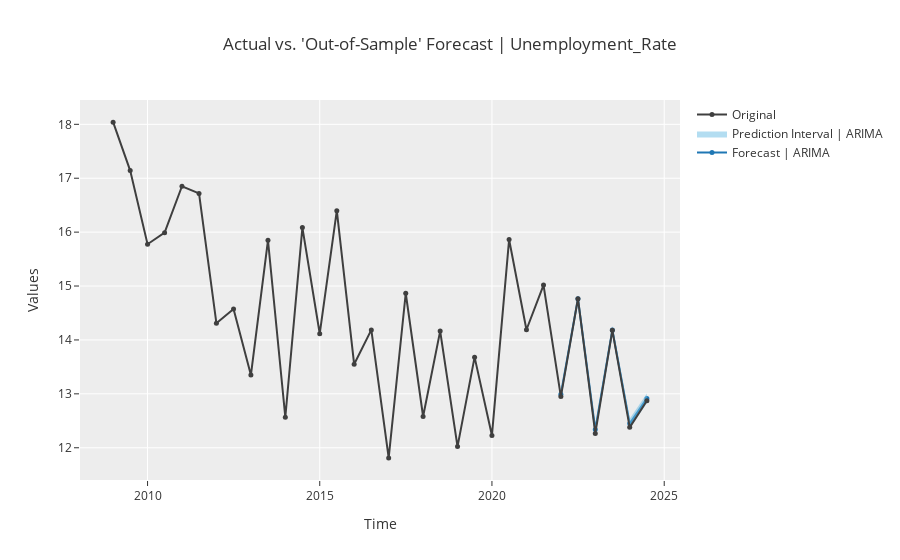

Write notebook code for a chart like this one.
### Markdown cell above
arima

### Code cell
arima = exp.create_model('arima')
y_predict_arima = exp.predict_model(arima)
exp.plot_model(estimator=arima)

### Figure 1 — Plotly figure (JSON) as saved in the notebook; plotly's stock layout.template omitted (floating-point values rounded to 4 significant figures)
{"data": [{"line": {"color": "#1f77b4"}, "marker": {"size": 5}, "mode": "lines+markers", "name": "Forecast | ARIMA", "showlegend": true, "type": "scatter", "x": ["2022-01-01T00:00:00", "2022-07-01T00:00:00", "2023-01-01T00:00:00", "2023-07-01T00:00:00", "2024-01-01T00:00:00", "2024-07-01T00:00:00"], "y": [12.99, 14.77, 12.34, 14.19, 12.45, 12.92]}, {"line": {"width": 0}, "marker": {"color": "#68BBE3"}, "mode": "lines", "name": "Lower Interval", "showlegend": false, "type": "scatter", "x": ["2022-01-01T00:00:00", "2022-07-01T00:00:00", "2023-01-01T00:00:00", "2023-07-01T00:00:00", "2024-01-01T00:00:00", "2024-07-01T00:00:00"], "y": [12.94, 14.71, 12.27, 14.11, 12.36, 12.83]}, {"fill": "tonexty", "fillcolor": "rgba(104,187,227,0.5)", "line": {"width": 0}, "marker": {"color": "#68BBE3"}, "mode": "lines", "name": "Prediction Interval | ARIMA", "showlegend": true, "type": "scatter", "x": ["2022-01-01T00:00:00", "2022-07-01T00:00:00", "2023-01-01T00:00:00", "2023-07-01T00:00:00", "2024-01-01T00:00:00", "2024-07-01T00:00:00"], "y": [13.04, 14.82, 12.41, 14.26, 12.54, 13.0]}, {"marker": {"color": "#3f3f3f", "size": 5}, "mode": "lines+markers", "name": "Original", "showlegend": true, "type": "scatter", "x": ["2009-01-01T00:00:00", "2009-07-01T00:00:00", "2010-01-01T00:00:00", "2010-07-01T00:00:00", "2011-01-01T00:00:00", "2011-07-01T00:00:00", "2012-01-01T00:00:00", "2012-07-01T00:00:00", "2013-01-01T00:00:00", "2013-07-01T00:00:00", "2014-01-01T00:00:00", "2014-07-01T00:00:00", "2015-01-01T00:00:00", "2015-07-01T00:00:00", "2016-01-01T00:00:00", "2016-07-01T00:00:00", "2017-01-01T00:00:00", "2017-07-01T00:00:00", "2018-01-01T00:00:00", "2018-07-01T00:00:00", "2019-01-01T00:00:00", "2019-07-01T00:00:00", "2020-01-01T00:00:00", "2020-07-01T00:00:00", "2021-01-01T00:00:00", "2021-07-01T00:00:00", "2022-01-01T00:00:00", "2022-07-01T00:00:00", "2023-01-01T00:00:00", "2023-07-01T00:00:00", "2024-01-01T00:00:00", "2024-07-01T00:00:00"], "y": [18.04, 17.14, 15.78, 15.99, 16.85, 16.72, 14.31, 14.57, 13.35, 15.85, 12.57, 16.08, 14.12, 16.4, 13.55, 14.19, 11.81, 14.87, 12.58, 14.16, 12.02, 13.68, 12.23, 15.86, 14.19, 15.02, 12.95, 14.76, 12.27, 14.18, 12.38, 12.87]}], "layout": {"showlegend": true, "title": {"text": "Actual vs. 'Out-of-Sample' Forecast | Unemployment_Rate"}, "xaxis": {"title": {"text": "Time"}}, "yaxis": {"title": {"text": "Values"}}}}
